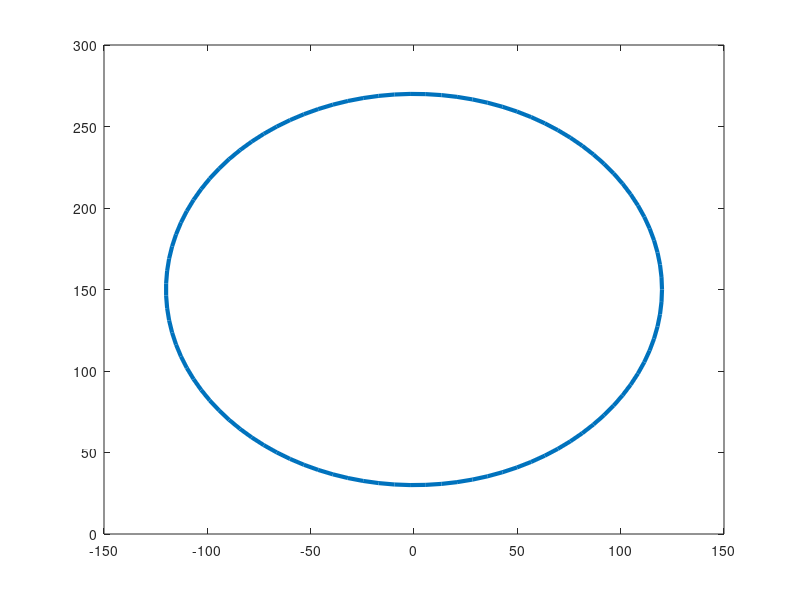

This figure's MATLAB source:
y0 = 0;
z0 = 0;
radius = 120;
num_samples = 25;

[y, z] = meshgrid(linspace(y0-radius, y0+radius, num_samples), ...
    linspace(z0-radius, z0+radius, num_samples));

mask = (y - y0).^2 + (z - z0).^2 <= radius^2;
y = y(mask);
z = z(mask);
plot(y, z, "*")
size(y)

if isempty(y) || isempty(z)
    error(['No points within the specified radius. ' ...
    'Please check your radius and num_samples values.'])
end

for j = 1:numel(y)
%     windspeed_ptr = libpointer('doublePtr', zeros(3,1));
%     calllib('QBladeDLL', 'getWindspeed', x, y(j), z(j), windspeed_ptr)
%     x_vel = windspeed_ptr.value(1); % x component of the windspeed
%     sampled_data(end+1, :) = [x, y(j), z(j), x_vel];
    
end

%%
radius = 120;
y0 = 0;
z0 = 150;
theta = linspace(0, 2*pi, 100);
y = y0 + radius * cos(theta);
z = z0 + radius * sin(theta);
plot(y, z, "-", 'LineWidth',3);